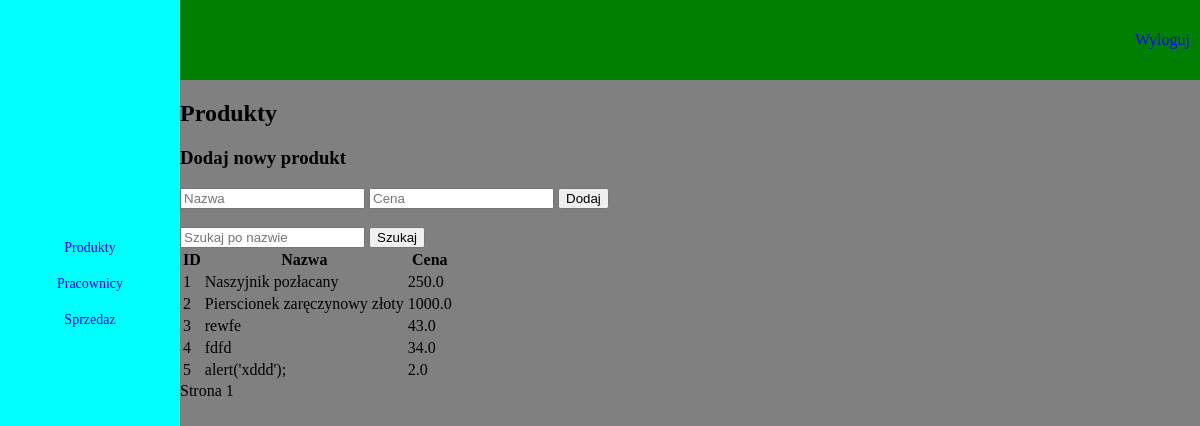
The app's page /dashboard/produkty with its own data.
### tables this page shows
CREATE TABLE produkty (
    id INTEGER PRIMARY KEY AUTOINCREMENT,
    nazwa TEXT NOT NULL,
    cena REAL NOT NULL,
    opis TEXT
);

### views/produkty.py (the view)
@produkty_bp.route('/produkty', methods=['GET', 'POST'])
def produkty():
    search_query = request.args.get('search', '')
    page = int(request.args.get('page', 1))
    produkty = get_produkty(search_query, per_page=8, page=page)
    if request.method == 'POST':
        nazwa = request.form['nazwa']
        cena = float(request.form['cena'])
        add_produkt(nazwa, cena)
        return redirect(url_for('produkty.produkty', page=page, search=search_query))
    return render_template(
        'produkty.html',
        produkty=produkty,
        search_query=search_query,
        page=page,
        per_page=8
    )

### views/produkty.py (called while the page is built)
def get_produkty(search_query=None, per_page=8, page=1):
    offset = (page - 1) * per_page
    conn = sqlite3.connect('Database/database.db')
    cursor = conn.cursor()
    query = "SELECT * FROM produkty"
    params = []
    if search_query:
        query += " WHERE nazwa LIKE ?"
        params.append(f"%{search_query}%")
    query += " LIMIT ? OFFSET ?"
    params.extend([per_page, offset])
    cursor.execute(query, params)
    results = cursor.fetchall()
    conn.close()
    return results

### templates/produkty.html (shortened to what this page needs)
<!DOCTYPE html>
<html lang="pl">
  <head>
    <link rel="stylesheet" type="text/css" href="{{ url_for('static', filename='css/dashboard_main.css') }}" />
  </head>
  <body>
    <div id="top_menu">
      <a href="{{ url_for('logout.logout') }}">Wyloguj</a>
    </div>
    <div id="content">
<h2>Produkty</h2>
<form method="POST">
    <h3>Dodaj nowy produkt</h3>
    <input type="text" name="nazwa" placeholder="Nazwa" required />
    <input type="number" step="0.01" name="cena" placeholder="Cena" required />
    <button type="submit">Dodaj</button>
</form>
<br>
<form method="GET" action="{{ url_for('produkty.produkty') }}">
    <input type="text" name="search" placeholder="Szukaj po nazwie" value="{{ search_query }}" />
    <button type="submit">Szukaj</button>
</form>
<table>
    <thead>
        <tr>
            <th>ID</th>
            <th>Nazwa</th>
            <th>Cena</th>
        </tr>
    </thead>
    <tbody>
        {% for produkt in produkty %}
        <tr>
            <td>{{ produkt[0] }}</td>
            <td>{{ produkt[1] }}</td>
            <td>{{ produkt[2] }}</td>
        </tr>
        {% endfor %}
    </tbody>
</table>
      <div id="pagination">
        <span>Strona {{ page }}</span>
      </div>
    </div>
    <div id="left_menu">
<a href="{{ url_for('produkty.produkty') }}">Produkty</a>
<a href="{{ url_for('pracownicy.pracownicy') }}">Pracownicy</a>
<a href="{{ url_for('sprzedaz.sprzedaz') }}">Sprzedaz</a>
    </div>
  </body>
</html>

### static/css/dashboard_main.css (style rules this page uses)
body { background-color: grey; margin: 0; padding: 0; }
#top_menu { background-color: green; width: 85%; height: 10vh; display: block; float: right; }
#top_menu a { float: right; display: block; text-align: center; margin-left: 10px; margin-right: 10px; text-decoration: none; color: blue; font-family: Georgia, "Times New Roman", Times, serif; font-weight: 200; height: 100%; display: flex; align-items: center; justify-content: center; }
#left_menu { background-color: aqua; width: 15%; position: absolute; top: 0; left: 0; right: 0; bottom: 0; padding-top: 30vh; }
#left_menu a { float: center; display: block; text-decoration: none; color: blue; font-family: Georgia, "Times New Roman", Times, serif; font-size: 14px; width: 100%; border: 1px; border-color: black; display: flex; align-items: center; justify-content: center; margin-bottom: 20px; }
#content { float: right; width: 85%; height: 100hv; }

### records on screen
produkty: id "1", nazwa "Naszyjnik pozłacany", cena "250.0"
produkty: id "2", nazwa "Pierscionek zaręczynowy złoty", cena "1000.0"
produkty: id "3", nazwa "rewfe", cena "43.0"
produkty: id "4", nazwa "fdfd", cena "34.0"
produkty: id "5", nazwa "alert('xddd');", cena "2.0"

### other values on screen
{{ page }} "1"
